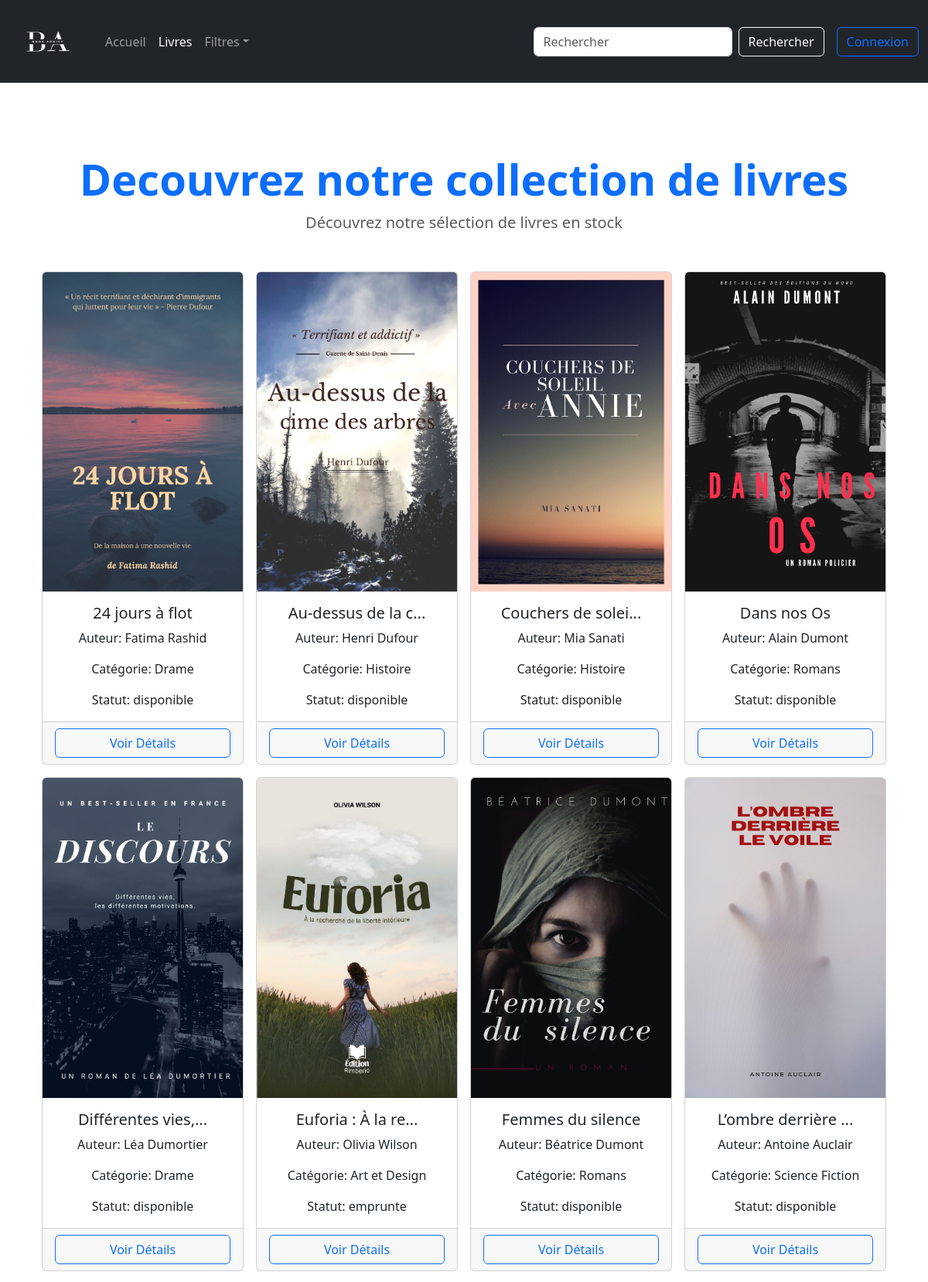
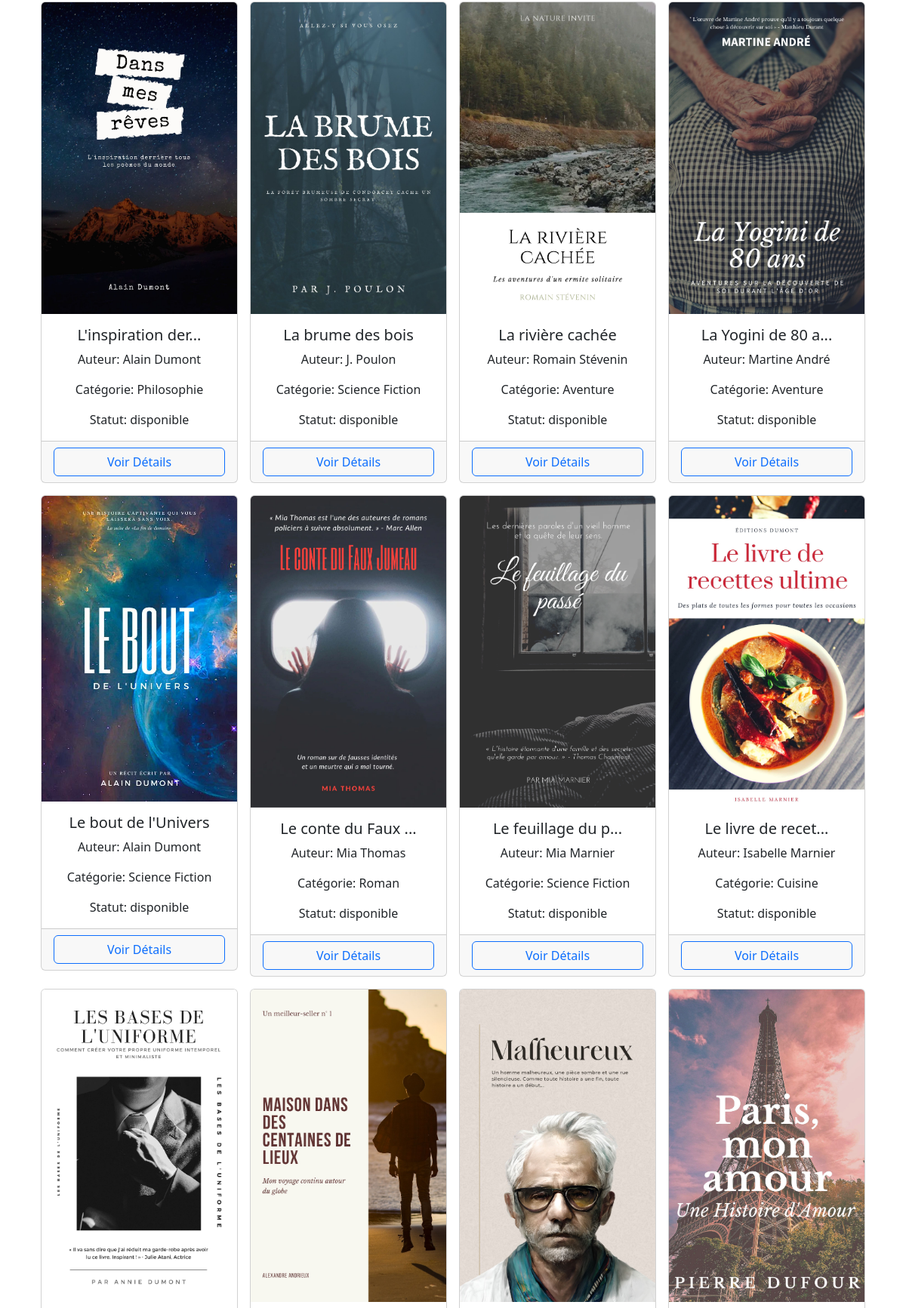
The page /index.php?p=livres (upper part) on the database its author committed (2 pictures, top to bottom).
### tables this page shows
CREATE TABLE IF NOT EXISTS `livres` (
  `id_livre` int NOT NULL AUTO_INCREMENT,
  `titre` varchar(255) NOT NULL,
  `auteur` varchar(100) NOT NULL,
  `categorie` varchar(100) DEFAULT NULL,
  `isbn` varchar(13) DEFAULT NULL,
  `statut` enum('disponible','emprunte') DEFAULT 'disponible',
  `date_ajout` timestamp NULL DEFAULT CURRENT_TIMESTAMP,
  `image` varchar(255) NOT NULL,
  `description` text NOT NULL,
  PRIMARY KEY (`id_livre`),
  UNIQUE KEY `isbn` (`isbn`)
);

### controleur/interfaceControleur.php (called while the page is built, shortened)
<?php
require_once("./model/interfaceModel.php");
function livresPage()
{
    $livres = afficheLivres(true);
    require("./view/livresView.php");
}
?>

### model/interfaceModel.php (called while the page is built, shortened)
<?php
   function afficheLivres($all = false): array
   {
       try {
           $pdo = dbConnect();
           if ($all) {
               $pdoStatement = $pdo->prepare('SELECT * FROM livres ORDER BY titre');
           } else {
               $pdoStatement = $pdo->prepare('SELECT * FROM livres ORDER BY titre LIMIT 4');
           }
           $pdoStatement->execute();
           $livres = $pdoStatement->fetchAll(PDO::FETCH_ASSOC);
           return $livres;
       } catch (PDOException $e) {
           echo "Erreur : " . $e->getMessage();
           return [];
       }
   }
   ?>

### view/livresView.php (the view, shortened to what this page needs)
<div class="container my-5">
    <h2 class="text-center display-4 fw-bold text-primary">Decouvrez notre collection de livres</h2>
    <p class="text-center text-muted fs-5">Découvrez notre sélection de livres en stock</p>
</div>
<div class="container text-center">
    <div class="row row-cols-2 row-cols-md-3 row-cols-lg-4 g-3">
        <?php if (isset($livres)):
            foreach ($livres as $livre):
        ?>
                <div class="col">
                    <div class="card hover-zoom">
                        <img src="<?= URL_ASSETS . 'images/' . $livre['image']; ?>" class="card-img-top" alt="Image du livre">
                        <div class="card-body">
                            <h5 class="card-title"> <?= mb_strimwidth(html_entity_decode($livre["titre"]), 0, 20, "..."); ?></h5>
                            <p class="card-text">Auteur: <?= mb_strimwidth($livre["auteur"], 0, 20, "..."); ?></p>
                            <p class="card-text">Catégorie: <?= $livre["categorie"] ?></p>
                            <p class="card-text">Statut: <?= $livre["statut"] ?></p>
                        </div>
                        <div class="card-footer text-center">
                        <a href="index.php?p=detailLivre&idLivre=<?= $livre["id_livre"] ?>" class="btn btn-outline-primary w-100">Voir Détails</a>
                        </div>
                    </div>
                </div>
        <?php
            endforeach;
        endif;
        ?>
    </div>
<?php
require("./view/template/templateAccueil.php");
?>

### assets/css/style.css (style rules this page uses)
.hover-zoom { transition: transform 0.3s ease; }

### rows shown on the page
livres: image (picture), titre "24 jours à flot", auteur "Fatima Rashid", categorie "Drame", statut "disponible"
livres: image (picture), titre "Au-dessus de la c...", auteur "Henri Dufour", categorie "Histoire", statut "disponible"
livres: image (picture), titre "Couchers de solei...", auteur "Mia Sanati", categorie "Histoire", statut "disponible"
livres: image (picture), titre "Dans nos Os", auteur "Alain Dumont", categorie "Romans", statut "disponible"
livres: image (picture), titre "Différentes vies,...", auteur "Léa Dumortier", categorie "Drame", statut "disponible"
livres: image (picture), titre "Euforia : À la re...", auteur "Olivia Wilson", categorie "Art et Design", statut "emprunte"
livres: image (picture), titre "Femmes du silence", auteur "Béatrice Dumont", categorie "Romans", statut "disponible"
livres: image (picture), titre "L’ombre derrière ...", auteur "Antoine Auclair", categorie "Science Fiction", statut "disponible"
livres: image (picture), titre "L'inspiration der...", auteur "Alain Dumont", categorie "Philosophie", statut "disponible"
livres: image (picture), titre "La brume des bois", auteur "J. Poulon", categorie "Science Fiction", statut "disponible"
livres: image (picture), titre "La rivière cachée", auteur "Romain Stévenin", categorie "Aventure", statut "disponible"
livres: image (picture), titre "La Yogini de 80 a...", auteur "Martine André", categorie "Aventure", statut "disponible"
livres: image (picture), titre "Le bout de l'Univers", auteur "Alain Dumont", categorie "Science Fiction", statut "disponible"
livres: image (picture), titre "Le conte du Faux ...", auteur "Mia Thomas", categorie "Roman", statut "disponible"
livres: image (picture), titre "Le feuillage du p...", auteur "Mia Marnier", categorie "Science Fiction", statut "disponible"
livres: image (picture), titre "Le livre de recet...", auteur "Isabelle Marnier", categorie "Cuisine", statut "disponible"
livres: image (picture)
livres: image (picture)
livres: image (picture)
livres: image (picture)
